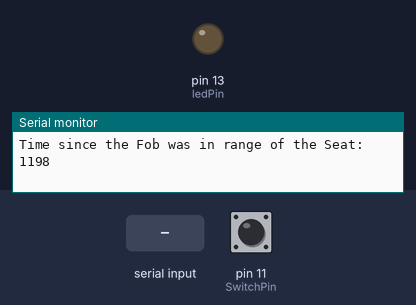
Bench run of a sketch on a simulated Arduino Uno, built with avr-gcc and run on an emulated ATmega328P. Parts: output pins drawn as LEDs (lit = HIGH), the last lines printed to the serial monitor. Dashed ring = blinking. The inputs (shaded band) are chosen by the test bench; at power-on: pin 11 (SwitchPin) HIGH.

Above: at 1.2 s.
1.3 s: "0" received over the second serial link
2.9 s: "1" received over the second serial link
5.9 s: pin 11 (SwitchPin) pulled LOW for 0.15 s
At 8.7 s:
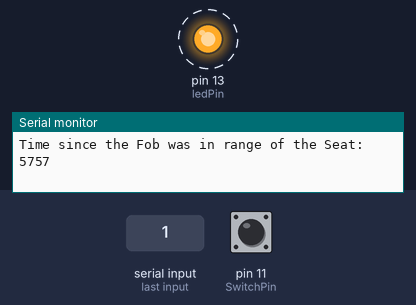
9.0 s: pin 11 (SwitchPin) pulled LOW for 3.2 s
13.7 s: pin 11 (SwitchPin) pulsed LOW 2 times (0.12 s each, 0.3 s apart)
17.3 s: pin 11 (SwitchPin) driven LOW
Timing chart, 0 to 21.3 s (numbered marks = the images above; inputs shaded):
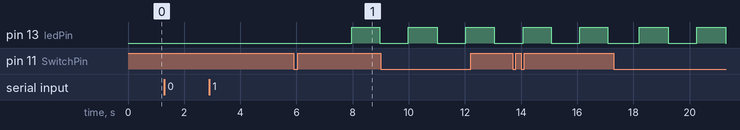

The sketch:

FOB_Bluetooth_receiver_using_HC-06.ino
```cpp
//  Sketch: basicSerialWithNL_001
//
//  Uses hardware serial to talk to the host computer and software serial
//  for communication with the Bluetooth module
//
//  Pins
//  Arduino 5V out TO BT VCC
//  Arduino GND to BT GND
//  Arduino D9 to BT RX through a voltage divider
//  Arduino D8 BT TX (no need voltage divider)
//
/*
COMMAND  RESPONSE  COMMENT
AT  OK  Used to verify communication
AT+VERSION  OKlinvorV1.8  The firmware version (version might depend on firmware)
AT+NAMExyz  OKsetname Sets the module name to “xyz”
AT+PIN1234  OKsetPIN  Sets the module PIN to 1234
AT+BAUD1  OK1200  Sets the baud rate to 1200
AT+BAUD2  OK2400  Sets the baud rate to 2400
AT+BAUD3  OK4800  Sets the baud rate to 4800
AT+BAUD4  OK9600  Sets the baud rate to 9600
AT+BAUD5  OK19200 Sets the baud rate to 19200
AT+BAUD6  OK38400 Sets the baud rate to 38400
AT+BAUD7  OK57600 Sets the baud rate to 57600
AT+BAUD8  OK115200  Sets the baud rate to 115200
AT+BAUD9  OK230400  Sets the baud rate to 230400
AT+BAUDA  OK460800  Sets the baud rate to 460800
AT+BAUDB  OK921600  Sets the baud rate to 921600
AT+BAUDC  OK1382400 Sets the baud rate to 1382400
*/

#include <SoftwareSerial.h>    // Used for communications with Bluetooth device
SoftwareSerial BTserial(8, 9); // RX | TX   // Bluetooth connections to Arduino

// Communications Variables
const long baudRate = 9600; // Bluetooth baud rate
char c = ' ';
boolean NL = true;

// Status LEDs
int BabyInSeat = 1;    //  1 = baby in seat
int InRange = 1;       //  1 = Bluetooth in range
int LedFlashing = 0;   //  1 = Led Flashing / Buzzer Buzzing
unsigned long previousOutOfRangeMillis = 0;
int OutOfRangeMilis = 5000; // 5000mS

//**** Variables for LED Blink Function **************
const int ledPin =  LED_BUILTIN;   // the number of the LED pin
int ledState = LOW;                // ledState used to set the LED

// Generally, you should use "unsigned long" for variables that hold time
unsigned long previousMillis = 0;  // will store last time LED was updated
const long interval = 1000;        // interval at which to blink (milliseconds)
unsigned long currentMillis;

const int BuzzerPin =  12;   // the number of the Buzzer pin
const int SwitchPin =  11;   // the number of the Buzzer pin
int SwitchPressed = 0;       // 1 if Switch has been pressed, Reset if baby seat comes back into range
                             // If button has been pressed the LED continues to flash, Only the buzzer stops buzzing
int SwitchState = 0;

void setup()
{
    Serial.begin(9600);  // terminal baudrate
    Serial.print("Sketch:   ");   Serial.println(__FILE__);
    Serial.print("Uploaded: ");   Serial.println(__DATE__);
    Serial.println(" ");

    BTserial.begin(baudRate);
    Serial.print("BTserial started at "); Serial.println(baudRate);
    Serial.println(" ");

    // set the LedPin digital pin as output:
    pinMode(ledPin, OUTPUT);

    // set the SwitchPin Digial pin as input:
    pinMode(SwitchPin, INPUT);
}


void loop()
{

    // Read from the Bluetooth module and send to the Arduino Serial Monitor
    if (BTserial.available())
    {
        c = BTserial.read();
      //  Serial.print("Charecter read back from: ");
      //  Serial.write(c);  // Echo the response to the terminal
      //  Serial.println(" ");
    }

    if (c == '1')   // Baby in seat
    {
        BabyInSeat = 1;   // Baby is in the seat
        // Acknowledge receipt of a character by writing char K over bluetooth to the BOB Master
        BTserial.write("K");

        Serial.println("Baby in Seat ");

        InRange = 1;   // FOB is in range

        // Reset the out of Range Timer
        previousOutOfRangeMillis = millis();  // Update the timer to with the last time a message was received
    }

    if (c == '0')  // Baby not in seat
    {
        BabyInSeat = 0;   // Baby is not in the seat
        // Acknowledge receipt of a character by writing char K over bluetooth to the BOB Master
        BTserial.write("K");

        Serial.println("Baby not in Seat ");

        InRange = 1;   // FOB is in range

        // Reset the out of Range Timer
        previousOutOfRangeMillis = millis();  // Update the timer to with the last time a message was received
    }


    c = ' ';   // clear the value in the char c

    // Check how long the FOB has been out of range
    currentMillis = millis();  // Update current time in miliSeconds

    Serial.print ("Time since the Fob was in range of the Seat: ");
    Serial.println(currentMillis - previousOutOfRangeMillis);   // print time since last contact with Seat

    if (currentMillis - previousOutOfRangeMillis >= OutOfRangeMilis)
    {
        InRange = 0;    // If the FOB has been out of range for too long then set the InRange bit to 0
    }


    if (InRange == 1)         // FOB in Range of Seat
    {
        LedFlashing = 0;      //LED Never flashes if the FOB is in range
        //Serial.println("FOB In Range ");
    }


    if (InRange == 0)  // FOB out of range of Seat
    {
        if (BabyInSeat == 1)  // FOB out of range and Baby in Seat
        {
            LedFlashing = 1;
           // Serial.println("FOB Out of Range for more than 5 Seconds and Baby in seat ");
        }
        else  // FOB out of range and Baby not in Seat
        {
            LedFlashing = 0;
           // Serial.println("FOB Out of Range for more than 5 Seconds and Baby not in seat ");
        }
    }


    if (LedFlashing == 1)
    {
        BlinkLED();    // Call The LED blink and buzzer sound function
    }
    else
    {
        // LED is not flashing and Buzzer is not buzzing
        digitalWrite(BuzzerPin, LOW);  // Buzzer Off connected to digital pin
        digitalWrite(ledPin, LOW);     // LED off
        SwitchPressed = 0;
    }

    delay(100);   //  Loops every 100mS (slows down the loop) Easier for debug, this can be removed if necessary as it slows down the switch detection

    // read the state of the Switch Pin:
    SwitchState = digitalRead(SwitchPin);
    //Serial.println(SwitchState);

     if (SwitchState == LOW)
    {
         SwitchPressed = 1;    // The disable swithc has been pressed.
         Serial.println ("Switch has been pressed ");
    }
}


void BlinkLED()
{
/*
  Blink without Delay
  Turns on and off a light emitting diode (LED) connected to a digital pin,
  without using the delay() function. This means that other code can run at the
  same time without being interrupted by the LED code.
*/

  // Serial.println("Blink LED Called ");

  // here is where you'd put code that needs to be running all the time.

  // check to see if it's time to blink the LED; that is, if the difference
  // between the current time and last time you blinked the LED is bigger than
  // the interval at which you want to blink the LED.
  currentMillis = millis();

  if (currentMillis - previousMillis >= interval)
  {
    previousMillis = currentMillis;   // save the last time you blinked the LED

    // if the LED is off turn it on and vice-versa:
    if (ledState == LOW)         // If LED is off
    {
      ledState = HIGH;           // Turn LED on

      if (SwitchPressed == 0)    // Buzzer only active is switch has not been pressed
      {
          digitalWrite(BuzzerPin, HIGH); // Turn on Buzzer
          Serial.println ("Buzzer High ");
      }
    }
     else
    {
      ledState = LOW;               //  else turn LED off
      digitalWrite(BuzzerPin, LOW); // Buzzer Off connected to digital pin 12
      Serial.println ("Buzzer Low ");
    }

    digitalWrite(ledPin, ledState);  // set the LED with the ledState of the variable:
  }
}
```

Measured:
- by itself, pin 13 (ledPin): alternates HIGH for 1.0 s and LOW for 1.0 s
